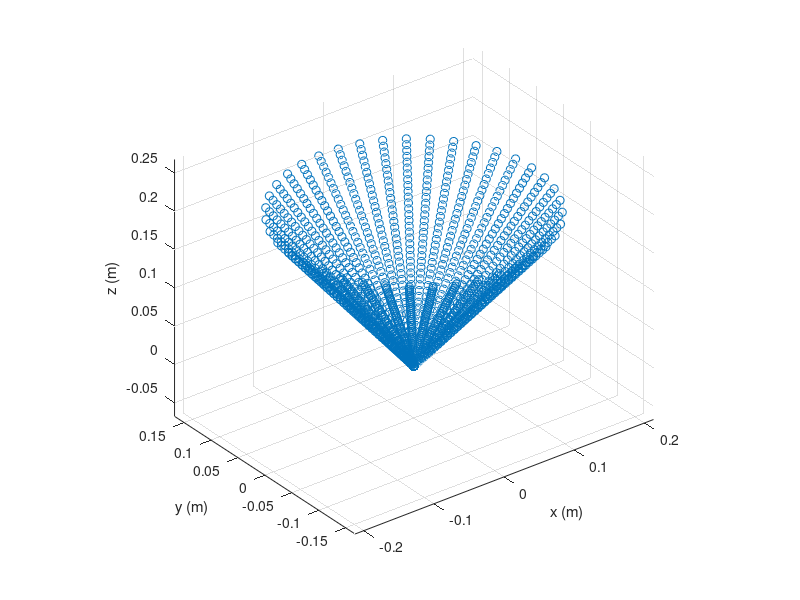
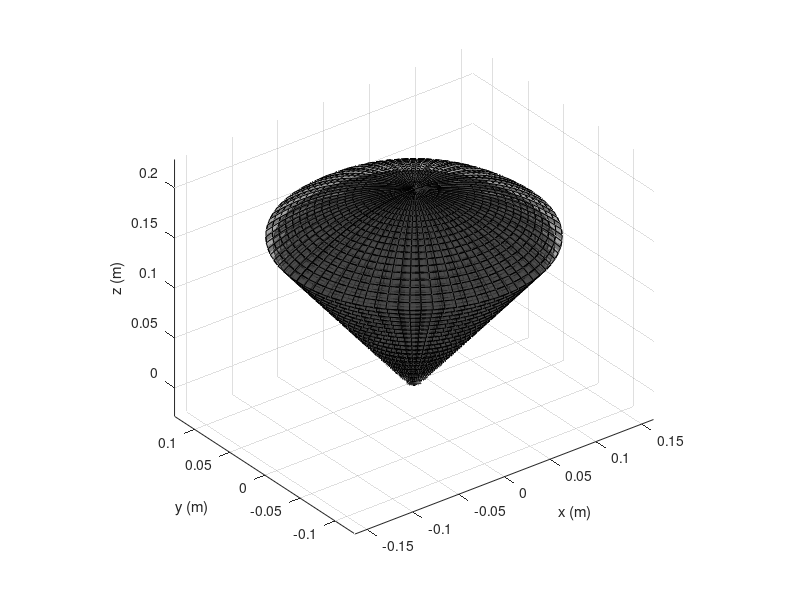

Write MATLAB code to recreate these figures, in order.
%% About 
% Script to visualize maximum visual receptive field (RF) around a taxel for peripersonal space (PPS) representations
% Author: Matej Hoffmann, matej.hoffmann@iit.it
clear;

Z_MAX = 0.2; % max extent of RF in z (normal to taxel)

APERTURE_DEG = 80; %the spherical sector / cone opening angle or aperture
APERTURE_RAD = (APERTURE_DEG / 360) * 2 * pi;

res = 40; % resolution

u = linspace(0,Z_MAX,res);
azimuth = linspace(0,2*pi,res);

%% CONE
%global_r = u(end) * tan(APERTURE_RAD / 2); % at base (maximum)

x=[]; y=[]; z=[];


for i=1:length(u)
    for j=1:(length(azimuth)-1)
        z = [z; u(i)];        
        r = u(i) * tan(APERTURE_RAD / 2); 
        x = [x; r*cos(azimuth(j)) ]; 
        y = [y; r*sin(azimuth(j)) ];
        %x = [x; (u(i) / Z_MAX) *global_r*cos(thetas(j)) ]; 
        %y = [y; (u(i) / Z_MAX) *global_r*sin(thetas(j)) ];
    end    
end


f1 = figure(1);
clf(f1);
set(f1,'name','RF as a cone');
hold on;
scatter3(x,y,z);
%line([0 r],[0 0],[0 Z_MAX] );
%plot3(u(2) * tan(APERTURE_RAD / 2),0,u(2),'x','MarkerSize',20);

axis equal;
grid on;
xlabel('x (m)');
ylabel('y (m)');
zlabel('z (m)');
hold off;

view(3);
%plot3(x,y,z,'o');

% f2 = figure(2);
% clf(f2);
%     subplot(3,1,1);
%         plot(x);
%         title('x');
%     subplot(3,1,2);
%         plot(y);
%         title('y');
%     subplot(3,1,3);
%         plot(z);
%         title('z');
% 
% f3 = figure(3);
% clf(f3);
%     subplot(3,1,1);
%         plot(thetas);
%         title('thetas (rad)');
%     subplot(3,1,2);
%         plot(cos(thetas));
%         title('cos(thetas)');
%     subplot(3,1,3);
%         plot(sin(thetas));
%         title('sin(thetas)');

% code plotting truncated cone as a spiral 
%from http://it.mathworks.com/matlabcentral/answers/39082-truncated-cone-plot
% t = 30:0.1:100;
% az = 0.1;
% z = az*t;
% r0 = 10000;
% ar = -1;
% r = r0 + r0*t;
% at = 0.05;
% theta = at*t;
% x = r .* cos(t);
% y = r .* sin(t);
% figure
% plot3(x,y,z,'.-')

%% SPHERICAL SECTOR


f2 = figure(2);
clf(f2);
set(f2,'name','RF as a spherical sector');
hold on;
 
%polar_angle = linspace(-APERTURE_RAD/2,APERTURE_RAD/2,res); 
polar_angle = linspace(pi/2-APERTURE_RAD/2,pi/2+APERTURE_RAD/2,res); % in matlab: elevation is angular displacement in radians from the x-y plane
% also called co-latitude, zenith angle, normal angle, or inclination angle.
[theta,phi] = meshgrid(azimuth,polar_angle);
 
for radius = 0.0:0.01:Z_MAX
    [xs,ys,zs] = sph2cart(theta,phi,radius);
    h_surface = surf(xs,ys,zs);
    set(h_surface, 'FaceColor',[0.3 0.3 0.3], 'FaceAlpha',0.5); %'EdgeAlpha', 0);
    %plot3(xs,ys,zs);
    %set(h(i),'FaceAlpha',transparent);
    
end
axis equal;
grid on;
xlabel('x (m)');
ylabel('y (m)');
zlabel('z (m)');
hold off;

view(3);

% 
% % something from matlab central: http://it.mathworks.com/matlabcentral/newsreader/view_thread/280431
% r = 5;
% [theta,phi] = meshgrid(linspace(0,.4*pi,32),linspace(-pi/2,pi/2,32));
% x1 = r.*cos(theta).*cos(phi);
% y1 = r.*sin(theta).*cos(phi);
% z1 = r.*sin(phi);
% theta = 0;
% [r,phi] = meshgrid(linspace(0,5,32),linspace(-pi/2,pi/2,32));
% x2 = r.*cos(theta).*cos(phi);
% y2 = r.*sin(theta).*cos(phi);
% z2 = r.*sin(phi);
% theta = .4*pi;
% [r,phi] = meshgrid(linspace(0,5,32),linspace(-pi/2,pi/2,32));
% x3 = r.*cos(theta).*cos(phi);
% y3 = r.*sin(theta).*cos(phi);
% z3 = r.*sin(phi);
% x = [x1;x2;x3];
% y = [y1;y2;y3];
% z = [z1;z2;z3];
% surf(x,y,z)
% axis square
